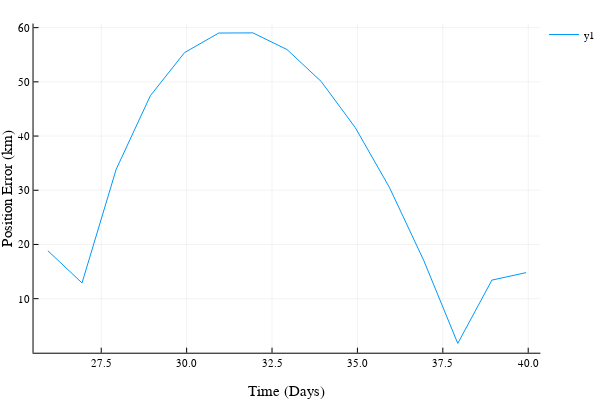

Source (notebook cell):
### Code cell
e = zeros(length(t_samp));
xfit = reshape(Optim.minimizer(fitresult),6,length(t_samp));
for k = 1:length(t_samp)
    e[k] = 1000*norm(xfit[1:3,k] - xnode[1:3,k]);
end

plot(t_samp,e, xlabel="Time (Days)", ylabel="Position Error (km)")

### Figure 1 — Plotly figure (JSON) as saved in the notebook; plotly's stock layout.template omitted (floating-point values rounded to 4 significant figures)
{"data": [{"colorbar": {"title": ""}, "hoverinfo": "text", "legendgroup": "y1", "line": {"color": "rgba(0, 154, 250, 1.000)", "dash": "solid", "shape": "linear", "width": 1}, "mode": "lines", "name": "y1", "showlegend": true, "text": [null, null, null, null, null, null, null, null, null, null, null, null, null, null, null], "type": "scatter", "x": [25.94, 26.94, 27.94, 28.94, 29.94, 30.94, 31.94, 32.94, 33.94, 34.94, 35.94, 36.94, 37.94, 38.94, 39.94], "xaxis": "x1", "y": [18.84, 12.9, 33.87, 47.45, 55.39, 59.0, 59.04, 55.97, 50.08, 41.55, 30.51, 17.1, 1.748, 13.42, 14.81], "yaxis": "y1"}], "layout": {"annotations": [], "height": 400, "legend": {"bgcolor": "rgba(255, 255, 255, 1.000)", "bordercolor": "rgba(0, 0, 0, 1.000)", "font": {"color": "rgba(0, 0, 0, 1.000)", "family": "sans-serif", "size": 11}, "tracegroupgap": 0, "x": 1, "y": 1}, "margin": {"b": 20, "l": 0, "r": 0, "t": 20}, "paper_bgcolor": "rgba(255, 255, 255, 1.000)", "plot_bgcolor": "rgba(255, 255, 255, 1.000)", "showlegend": true, "width": 600, "xaxis": {"anchor": "y1", "domain": [0.06165, 0.9934], "gridcolor": "rgba(0, 0, 0, 0.100)", "gridwidth": 0.5, "linecolor": "rgba(0, 0, 0, 1.000)", "mirror": false, "range": [25.52, 40.36], "showgrid": true, "showline": true, "showticklabels": true, "tickangle": 0, "tickcolor": "rgb(0, 0, 0)", "tickfont": {"color": "rgba(0, 0, 0, 1.000)", "family": "sans-serif", "size": 11}, "tickmode": "array", "ticks": "inside", "ticktext": ["27.5", "30.0", "32.5", "35.0", "37.5", "40.0"], "tickvals": [27.5, 30, 32.5, 35, 37.5, 40], "title": "Time (Days)", "titlefont": {"color": "rgba(0, 0, 0, 1.000)", "family": "sans-serif", "size": 15}, "type": "-", "visible": true, "zeroline": false, "zerolinecolor": "rgba(0, 0, 0, 1.000)"}, "yaxis": {"anchor": "x1", "domain": [0.07581, 0.9902], "gridcolor": "rgba(0, 0, 0, 0.100)", "gridwidth": 0.5, "linecolor": "rgba(0, 0, 0, 1.000)", "mirror": false, "range": [0.02977, 60.76], "showgrid": true, "showline": true, "showticklabels": true, "tickangle": 0, "tickcolor": "rgb(0, 0, 0)", "tickfont": {"color": "rgba(0, 0, 0, 1.000)", "family": "sans-serif", "size": 11}, "tickmode": "array", "ticks": "inside", "ticktext": ["10", "20", "30", "40", "50", "60"], "tickvals": [10, 20, 30, 40, 50, 60], "title": "Position Error (km)", "titlefont": {"color": "rgba(0, 0, 0, 1.000)", "family": "sans-serif", "size": 15}, "type": "-", "visible": true, "zeroline": false, "zerolinecolor": "rgba(0, 0, 0, 1.000)"}}}
